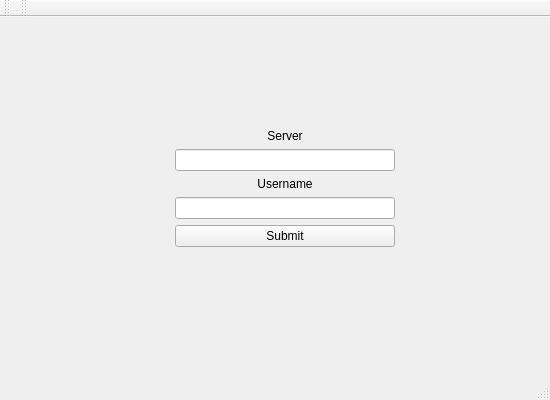
<?xml version="1.0" encoding="UTF-8"?>
<ui version="4.0">
 <class>ChatRoom</class>
 <widget class="QMainWindow" name="ChatRoom">
  <property name="geometry">
   <rect>
    <x>0</x>
    <y>0</y>
    <width>550</width>
    <height>400</height>
   </rect>
  </property>
  <property name="sizePolicy">
   <sizepolicy hsizetype="Preferred" vsizetype="Preferred">
    <horstretch>0</horstretch>
    <verstretch>0</verstretch>
   </sizepolicy>
  </property>
  <property name="minimumSize">
   <size>
    <width>550</width>
    <height>400</height>
   </size>
  </property>
  <property name="maximumSize">
   <size>
    <width>700</width>
    <height>500</height>
   </size>
  </property>
  <property name="windowTitle">
   <string>ChatRoom</string>
  </property>
  <widget class="QWidget" name="centralWidget">
   <layout class="QVBoxLayout" name="verticalLayout_5">
    <item>
     <widget class="QStackedWidget" name="stackedWidget">
      <property name="sizePolicy">
       <sizepolicy hsizetype="Preferred" vsizetype="Preferred">
        <horstretch>0</horstretch>
        <verstretch>0</verstretch>
       </sizepolicy>
      </property>
      <property name="currentIndex">
       <number>0</number>
      </property>
      <widget class="QWidget" name="loginPage">
       <layout class="QHBoxLayout" name="horizontalLayout">
        <item>
         <spacer name="horizontalSpacer">
          <property name="orientation">
           <enum>Qt::Horizontal</enum>
          </property>
          <property name="sizeHint" stdset="0">
           <size>
            <width>153</width>
            <height>20</height>
           </size>
          </property>
         </spacer>
        </item>
        <item>
         <layout class="QVBoxLayout" name="verticalLayout">
          <item>
           <spacer name="verticalSpacer">
            <property name="orientation">
             <enum>Qt::Vertical</enum>
            </property>
            <property name="sizeHint" stdset="0">
             <size>
              <width>20</width>
              <height>40</height>
             </size>
            </property>
           </spacer>
          </item>
          <item>
           <widget class="QLabel" name="serverNameLabel">
            <property name="sizePolicy">
             <sizepolicy hsizetype="Fixed" vsizetype="Preferred">
              <horstretch>0</horstretch>
              <verstretch>0</verstretch>
             </sizepolicy>
            </property>
            <property name="minimumSize">
             <size>
              <width>220</width>
              <height>0</height>
             </size>
            </property>
            <property name="maximumSize">
             <size>
              <width>220</width>
              <height>16777215</height>
             </size>
            </property>
            <property name="text">
             <string>Server</string>
            </property>
            <property name="alignment">
             <set>Qt::AlignCenter</set>
            </property>
           </widget>
          </item>
          <item>
           <widget class="QLineEdit" name="inputServerName">
            <property name="sizePolicy">
             <sizepolicy hsizetype="Fixed" vsizetype="Fixed">
              <horstretch>0</horstretch>
              <verstretch>0</verstretch>
             </sizepolicy>
            </property>
            <property name="minimumSize">
             <size>
              <width>220</width>
              <height>0</height>
             </size>
            </property>
            <property name="maximumSize">
             <size>
              <width>220</width>
              <height>16777215</height>
             </size>
            </property>
           </widget>
          </item>
          <item>
           <widget class="QLabel" name="usernameLabel">
            <property name="sizePolicy">
             <sizepolicy hsizetype="Fixed" vsizetype="Preferred">
              <horstretch>0</horstretch>
              <verstretch>0</verstretch>
             </sizepolicy>
            </property>
            <property name="minimumSize">
             <size>
              <width>220</width>
              <height>0</height>
             </size>
            </property>
            <property name="maximumSize">
             <size>
              <width>220</width>
              <height>16777215</height>
             </size>
            </property>
            <property name="text">
             <string>Username</string>
            </property>
            <property name="alignment">
             <set>Qt::AlignCenter</set>
            </property>
           </widget>
          </item>
          <item>
           <widget class="QLineEdit" name="inputUsername">
            <property name="sizePolicy">
             <sizepolicy hsizetype="Fixed" vsizetype="Fixed">
              <horstretch>0</horstretch>
              <verstretch>0</verstretch>
             </sizepolicy>
            </property>
            <property name="minimumSize">
             <size>
              <width>220</width>
              <height>0</height>
             </size>
            </property>
            <property name="maximumSize">
             <size>
              <width>220</width>
              <height>16777215</height>
             </size>
            </property>
           </widget>
          </item>
          <item>
           <widget class="QPushButton" name="submitLoginInput">
            <property name="sizePolicy">
             <sizepolicy hsizetype="Fixed" vsizetype="Fixed">
              <horstretch>0</horstretch>
              <verstretch>0</verstretch>
             </sizepolicy>
            </property>
            <property name="minimumSize">
             <size>
              <width>220</width>
              <height>0</height>
             </size>
            </property>
            <property name="maximumSize">
             <size>
              <width>220</width>
              <height>16777215</height>
             </size>
            </property>
            <property name="text">
             <string>Submit</string>
            </property>
           </widget>
          </item>
          <item>
           <widget class="QLabel" name="loginErrorLabel">
            <property name="minimumSize">
             <size>
              <width>220</width>
              <height>0</height>
             </size>
            </property>
            <property name="maximumSize">
             <size>
              <width>220</width>
              <height>16777215</height>
             </size>
            </property>
            <property name="styleSheet">
             <string notr="true">color: #FF0000</string>
            </property>
            <property name="text">
             <string/>
            </property>
            <property name="alignment">
             <set>Qt::AlignCenter</set>
            </property>
            <property name="wordWrap">
             <bool>true</bool>
            </property>
           </widget>
          </item>
          <item>
           <spacer name="verticalSpacer_2">
            <property name="orientation">
             <enum>Qt::Vertical</enum>
            </property>
            <property name="sizeHint" stdset="0">
             <size>
              <width>20</width>
              <height>40</height>
             </size>
            </property>
           </spacer>
          </item>
         </layout>
        </item>
        <item>
         <spacer name="horizontalSpacer_2">
          <property name="orientation">
           <enum>Qt::Horizontal</enum>
          </property>
          <property name="sizeHint" stdset="0">
           <size>
            <width>40</width>
            <height>20</height>
           </size>
          </property>
         </spacer>
        </item>
       </layout>
      </widget>
      <widget class="QWidget" name="chatPage">
       <layout class="QVBoxLayout" name="verticalLayout_2">
        <item>
         <layout class="QGridLayout" name="gridLayout">
          <property name="verticalSpacing">
           <number>4</number>
          </property>
          <item row="1" column="0">
           <widget class="QTextEdit" name="chatWindow">
            <property name="sizePolicy">
             <sizepolicy hsizetype="MinimumExpanding" vsizetype="Minimum">
              <horstretch>0</horstretch>
              <verstretch>0</verstretch>
             </sizepolicy>
            </property>
            <property name="minimumSize">
             <size>
              <width>300</width>
              <height>0</height>
             </size>
            </property>
            <property name="readOnly">
             <bool>true</bool>
            </property>
           </widget>
          </item>
          <item row="0" column="0">
           <widget class="QLabel" name="chatWindowLabel">
            <property name="sizePolicy">
             <sizepolicy hsizetype="MinimumExpanding" vsizetype="Maximum">
              <horstretch>0</horstretch>
              <verstretch>1</verstretch>
             </sizepolicy>
            </property>
            <property name="minimumSize">
             <size>
              <width>300</width>
              <height>0</height>
             </size>
            </property>
            <property name="maximumSize">
             <size>
              <width>16777215</width>
              <height>20</height>
             </size>
            </property>
            <property name="text">
             <string>$Server</string>
            </property>
            <property name="alignment">
             <set>Qt::AlignCenter</set>
            </property>
           </widget>
          </item>
          <item row="2" column="0">
           <spacer name="verticalSpacer_3">
            <property name="orientation">
             <enum>Qt::Vertical</enum>
            </property>
            <property name="sizeType">
             <enum>QSizePolicy::Fixed</enum>
            </property>
            <property name="sizeHint" stdset="0">
             <size>
              <width>20</width>
              <height>10</height>
             </size>
            </property>
           </spacer>
          </item>
          <item row="3" column="0">
           <widget class="QLineEdit" name="userMsgInput"/>
          </item>
          <item row="0" column="2">
           <widget class="QLabel" name="usersTableLabel">
            <property name="sizePolicy">
             <sizepolicy hsizetype="Maximum" vsizetype="Maximum">
              <horstretch>0</horstretch>
              <verstretch>0</verstretch>
             </sizepolicy>
            </property>
            <property name="minimumSize">
             <size>
              <width>150</width>
              <height>0</height>
             </size>
            </property>
            <property name="maximumSize">
             <size>
              <width>150</width>
              <height>20</height>
             </size>
            </property>
            <property name="text">
             <string>Users</string>
            </property>
            <property name="alignment">
             <set>Qt::AlignCenter</set>
            </property>
           </widget>
          </item>
          <item row="3" column="2" alignment="Qt::AlignHCenter">
           <widget class="QPushButton" name="submitMsgButton">
            <property name="minimumSize">
             <size>
              <width>100</width>
              <height>0</height>
             </size>
            </property>
            <property name="maximumSize">
             <size>
              <width>100</width>
              <height>16777215</height>
             </size>
            </property>
            <property name="text">
             <string>Submit</string>
            </property>
           </widget>
          </item>
          <item row="1" column="1">
           <spacer name="horizontalSpacer_3">
            <property name="orientation">
             <enum>Qt::Horizontal</enum>
            </property>
            <property name="sizeType">
             <enum>QSizePolicy::Fixed</enum>
            </property>
            <property name="sizeHint" stdset="0">
             <size>
              <width>10</width>
              <height>20</height>
             </size>
            </property>
           </spacer>
          </item>
          <item row="1" column="2">
           <widget class="QListWidget" name="userList">
            <property name="sizePolicy">
             <sizepolicy hsizetype="Fixed" vsizetype="Expanding">
              <horstretch>0</horstretch>
              <verstretch>0</verstretch>
             </sizepolicy>
            </property>
            <property name="minimumSize">
             <size>
              <width>150</width>
              <height>0</height>
             </size>
            </property>
            <property name="maximumSize">
             <size>
              <width>150</width>
              <height>16777215</height>
             </size>
            </property>
           </widget>
          </item>
         </layout>
        </item>
       </layout>
      </widget>
     </widget>
    </item>
   </layout>
  </widget>
  <widget class="QMenuBar" name="menuBar">
   <property name="geometry">
    <rect>
     <x>0</x>
     <y>0</y>
     <width>550</width>
     <height>17</height>
    </rect>
   </property>
  </widget>
  <widget class="QToolBar" name="mainToolBar">
   <attribute name="toolBarArea">
    <enum>TopToolBarArea</enum>
   </attribute>
   <attribute name="toolBarBreak">
    <bool>false</bool>
   </attribute>
  </widget>
  <widget class="QStatusBar" name="statusBar"/>
  <widget class="QToolBar" name="toolBar">
   <property name="windowTitle">
    <string>toolBar</string>
   </property>
   <attribute name="toolBarArea">
    <enum>TopToolBarArea</enum>
   </attribute>
   <attribute name="toolBarBreak">
    <bool>false</bool>
   </attribute>
  </widget>
 </widget>
 <layoutdefault spacing="6" margin="11"/>
 <resources/>
 <connections/>
</ui>
